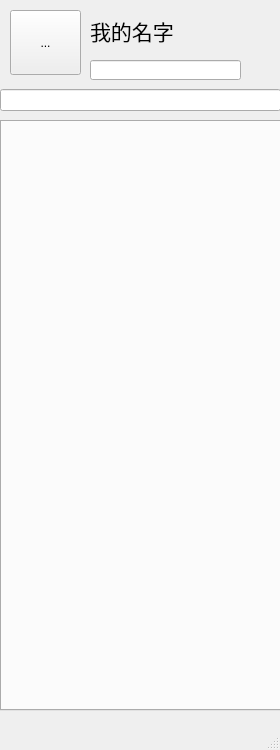
<?xml version="1.0" encoding="UTF-8"?>
<ui version="4.0">
 <class>MainWindow_menu</class>
 <widget class="QMainWindow" name="MainWindow_menu">
  <property name="windowModality">
   <enum>Qt::NonModal</enum>
  </property>
  <property name="geometry">
   <rect>
    <x>0</x>
    <y>0</y>
    <width>280</width>
    <height>750</height>
   </rect>
  </property>
  <property name="windowTitle">
   <string>MainWindow</string>
  </property>
  <property name="styleSheet">
   <string notr="true">#MainWindow_menu{
	border-image: url(:/new/prefix2/Picture/talkDialogBackgroud2.jpg);
}</string>
  </property>
  <widget class="QWidget" name="centralwidget">
   <widget class="QWidget" name="Findwidget" native="true">
    <property name="geometry">
     <rect>
      <x>0</x>
      <y>0</y>
      <width>281</width>
      <height>121</height>
     </rect>
    </property>
    <property name="styleSheet">
     <string notr="true">#Findwidget{border-image:url(:/new/prefix2/Picture/mainBackImg.jpg);}</string>
    </property>
    <widget class="QLineEdit" name="signEdit">
     <property name="geometry">
      <rect>
       <x>90</x>
       <y>60</y>
       <width>151</width>
       <height>20</height>
      </rect>
     </property>
     <property name="text">
      <string/>
     </property>
    </widget>
    <widget class="QLabel" name="UsrName">
     <property name="geometry">
      <rect>
       <x>90</x>
       <y>10</y>
       <width>131</width>
       <height>41</height>
      </rect>
     </property>
     <property name="font">
      <font>
       <family>方正舒体</family>
       <pointsize>16</pointsize>
      </font>
     </property>
     <property name="text">
      <string>我的名字</string>
     </property>
    </widget>
    <widget class="QWidget" name="horizontalLayoutWidget_2">
     <property name="geometry">
      <rect>
       <x>210</x>
       <y>0</y>
       <width>71</width>
       <height>31</height>
      </rect>
     </property>
     <layout class="QHBoxLayout" name="closeLayout"/>
    </widget>
    <widget class="QToolButton" name="Head1">
     <property name="geometry">
      <rect>
       <x>10</x>
       <y>10</y>
       <width>71</width>
       <height>65</height>
      </rect>
     </property>
     <property name="text">
      <string>...</string>
     </property>
    </widget>
   </widget>
   <widget class="QWidget" name="horizontalLayoutWidget">
    <property name="geometry">
     <rect>
      <x>0</x>
      <y>80</y>
      <width>281</width>
      <height>41</height>
     </rect>
    </property>
    <layout class="QHBoxLayout" name="hLayout">
     <item>
      <widget class="QLineEdit" name="FindEdit">
       <property name="font">
        <font>
         <italic>true</italic>
        </font>
       </property>
       <property name="text">
        <string/>
       </property>
      </widget>
     </item>
    </layout>
   </widget>
   <widget class="QTabWidget" name="tableWidget">
    <property name="geometry">
     <rect>
      <x>0</x>
      <y>120</y>
      <width>291</width>
      <height>591</height>
     </rect>
    </property>
    <property name="styleSheet">
     <string notr="true"/>
    </property>
    <property name="currentIndex">
     <number>-1</number>
    </property>
   </widget>
  </widget>
  <widget class="QMenuBar" name="menubar">
   <property name="geometry">
    <rect>
     <x>0</x>
     <y>0</y>
     <width>280</width>
     <height>23</height>
    </rect>
   </property>
  </widget>
  <widget class="QStatusBar" name="statusbar"/>
 </widget>
 <resources/>
 <connections/>
</ui>
